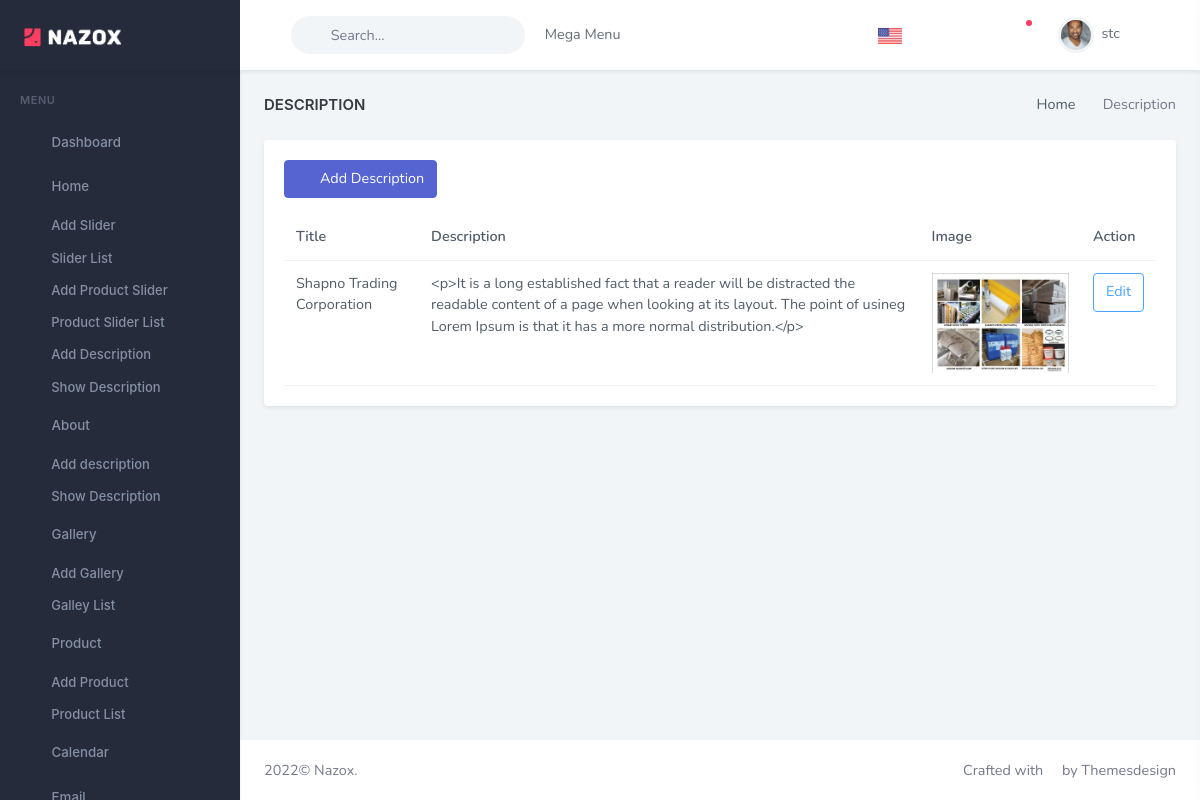
Before: /dashboard/home-description (signed in) with the older database file.
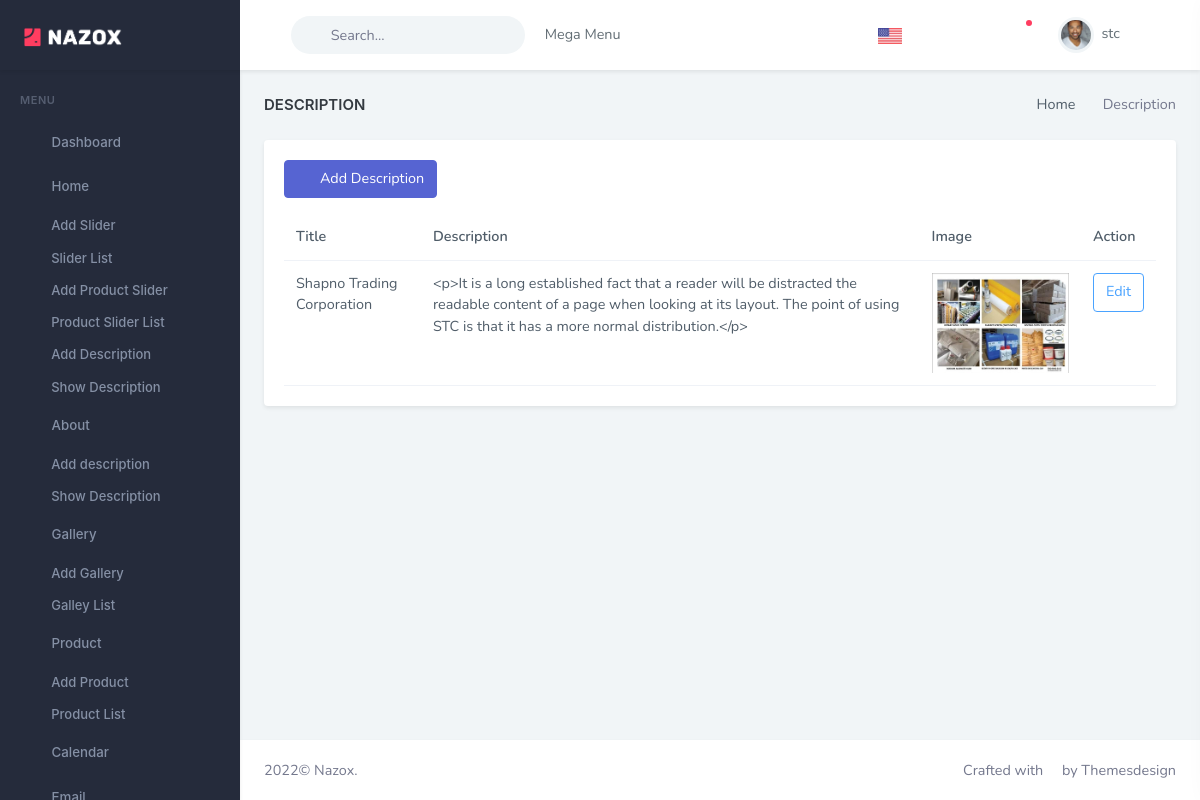
After: the same page with the newer database file.
### home/models.py (models this page shows, shortened)
class HomeAbout(models.Model):
    title = models.CharField(max_length=100)
    description = RichTextField(blank=True, null=True)
    image = models.ImageField(upload_to='about')

### home/views.py (the view)
# urls.py: path('dashboard/home-description', views.ShowDescriptionView.as_view(), name='home-description'),  # home description
class ShowDescriptionView(LoginRequiredMixin, View):
    def get(self, request):
        context = {
            'description': HomeAbout.objects.all(),
            'title': "Description",
            'pageview': "Home"
        }
        return render(request, 'home/home-description.html', context)

### templates/home/home-description.html
{% extends 'partials/base.html' %}
{% load static %}
{% block content %}
                        <div class="row">
                            <div class="col-lg-12">
                                <div class="card">
                                    <div class="card-body">
                                        <div class="">
                                            <a href="{% url 'home-description-create' %}" class="btn btn-primary mb-3"><i class="mdi mdi-plus me-2"></i> Add Description</a>
                                        </div>
                                        <div class="table-responsive">
                                            <table class="table mb-0">
                                                <thead>
                                                    <tr>
                                                        <th>Title</th>
                                                        <th>Description</th>
                                                        <th>Image</th>
                                                        <th>Action</th>
                                                    </tr>
                                                </thead>
                                                {% for item in description %}
                                                <tbody>
                                                    <tr>
                                                        <td>{{item.title}}</td>
                                                        <td>{{item.description}}</td>
                                                        <td><img src="{{ item.image.url }}" alt=""  height="100" /></td>
                                                        <td>
                                                            <a href="{% url 'description-edit' item.id %}">
                                                                <button class="btn btn-outline-info">Edit</button>
                                                            </a>
                                                        </td>
                                                    </tr>
                                                </tbody>
                                                {% endfor %}
                                            </table>
                                        </div>
                                    </div>
                                </div>
                            </div>
                        </div>
{% endblock content %}

Changed rows visible on the page:
changed HomeAbout "Shapno Trading Corporation": description "…layout. The point of usineg Lorem Ipsum is that it has…" → "…layout. The point of using STC is that it has…"
